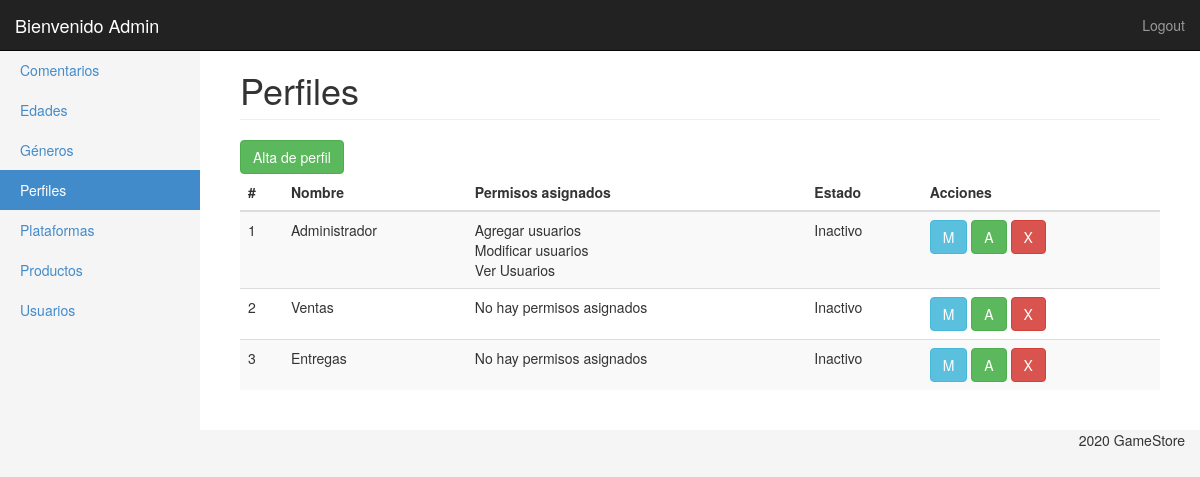
The app's page /ProduccionWeb_TP1/panel/perfiles.php (signed in), older data.
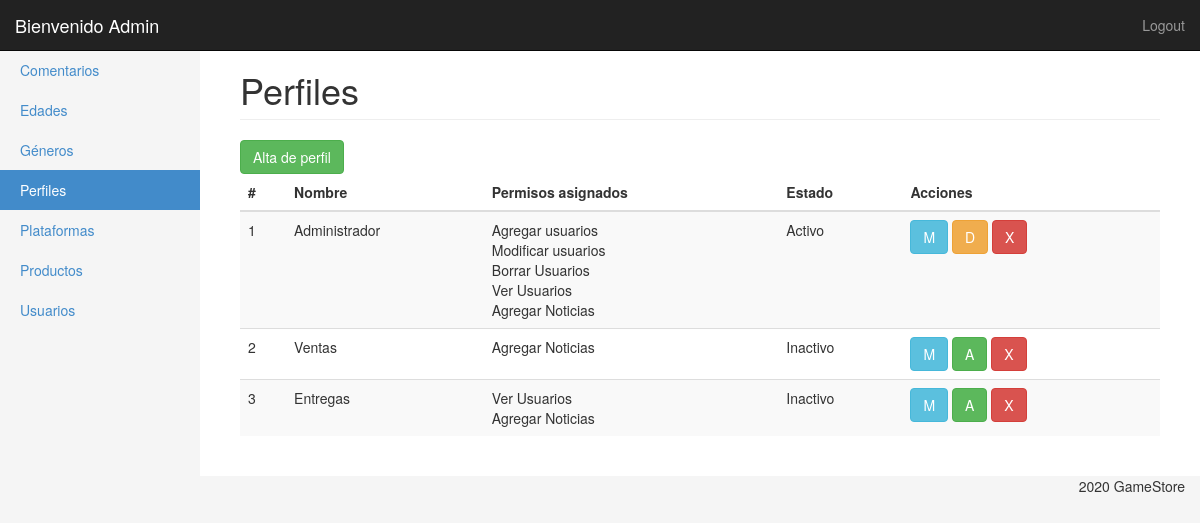
The same page, newer data.
### tables this page shows
CREATE TABLE `perfil` (
  `id` int(11) NOT NULL,
  `nombre` varchar(100) NOT NULL,
  `enabled` tinyint(1) NOT NULL DEFAULT 1,
  `estado` tinyint(1) NOT NULL DEFAULT 1
);

CREATE TABLE `permisos` (
  `id` int(11) NOT NULL,
  `nombre` varchar(250) NOT NULL,
  `cod` varchar(40) NOT NULL,
  `seccion` varchar(100) NOT NULL,
  `enabled` tinyint(1) NOT NULL DEFAULT 1
);

### ProduccionWeb_TP1/panel/clases/perfil.php (called while the page is built, shortened)
<?php
Class Perfil{
	private $con;
	public function __construct($con){
		$this->con = $con;
	}
	public function getList(){
		$query = "SELECT id, nombre, estado
					FROM perfil
					WHERE enabled = '1' ";
        return $this->con->query($query);
	}
	public function getPermisos($id){
		$query = "	SELECT permisos.nombre
					FROM perfil INNER JOIN perfil_permisos
					ON perfil.id = perfil_permisos.perfil_id
					INNER JOIN permisos
					ON permisos.id = perfil_permisos.permiso_id
					WHERE perfil.id=".$id." AND permisos.enabled = 1 ";
		return $this->con->query($query);
	}
}

### ProduccionWeb_TP1/panel/perfiles.php (the view, shortened to what this page needs)
<?php
require('inc/header.php');
?>
<div class="container-fluid">
	<?php $perfilMenu = 'Perfiles';
	$perfiles = new Perfil($con);
	include('inc/side_bar.php');
	?>
	<div class="col-sm-9 col-md-10 main">
		<h1 class="page-header">
			Perfiles
		</h1>
		<a href="perfiles_ae.php"><button type="button" class="btn btn-success" title="Agregar">Alta de perfil</button></a>
		<div class="table-responsive">
			<table class="table table-striped">
				<thead>
					<tr>
						<th>#</th>
						<th>Nombre</th>
						<th>Permisos asignados</th>
						<th>Estado</th>
						<th>Acciones</th>
					</tr>
				</thead>
				<tbody>
					<?php
					foreach ($perfiles->getList() as $perfil) { ?>
						<tr>
							<td><?php echo $perfil['id']; ?></td>
							<td><?php echo $perfil['nombre']; ?></td>
							<td><?php
								$haypermis = false;
								foreach ($perfiles->getPermisos($perfil['id']) as $permis) {
											$haypermis = true;
											echo $permis['nombre'];
											?> <br> <?php
										}
										if(!$haypermis){
											echo "No hay permisos asignados";
										}
								?></td>
							<td><?php if($perfil['estado'] == 1){
								echo 'Activo';
							} else {
								echo 'Inactivo';
							} 	?></td>
							<td>
								<a href="perfiles_ae.php?edit=<?php echo $perfil['id'] ?>"><button type="button" class="btn btn-info" title="Modificar">M</button></a>
								<?php if($perfil['estado'] == 0){ ?>
								<a href="perfiles.php?modif=<?php echo $perfil['estado'] ?>&id=<?php echo $perfil['id']?>"><button type="button" class="btn btn-success" title="Activar">A</button></a>
							<?php } else { ?>
								<a href="perfiles.php?modif=<?php echo $perfil['estado'] ?>&id=<?php echo $perfil['id']?>"><button type="button" class="btn btn-warning" title="Desactivar">D</button></a>
							<?php } ?>
								<a href="perfiles.php?del=<?php echo $perfil['id'] ?>"><button type="button" class="btn btn-danger" title="Borrar">X</button></a>
							</td>
						</tr>
					<?php } ?>
				</tbody>
			</table>
		</div>
	</div>
</div>
</div>
<?php include('inc/footer.php'); ?>

### ProduccionWeb_TP1/panel/inc/header.php (shortened to what this page needs)
<!DOCTYPE html>
<?php session_start();
include('clases/usuarios.php');
include('clases/perfil.php');
?>
<html lang="es">
<head>
  <link href="css/bootstrap.min.css" rel="stylesheet">
  <link href="css/styles.css" rel="stylesheet">
</head>
<body>
  <nav class="navbar navbar-inverse navbar-fixed-top" role="navigation">
    <div class="container-fluid">
      <div class="navbar-header">
        <a class="navbar-brand" href="index.php">Bienvenido <?php echo $_SESSION['usuario']['nombre']  ?></a>
      </div>
      <div class="navbar-collapse collapse">
        <ul class="nav navbar-nav navbar-right">
          <li><a href="?logout">Logout</a></li>
        </ul>
      </div>
    </div>
  </nav>

### ProduccionWeb_TP1/panel/inc/side_bar.php
<div class="row row-offcanvas row-offcanvas-left">
	<div class="col-sm-3 col-md-2 sidebar-offcanvas" id="sidebar" role="navigation">
		<ul class="nav nav-sidebar">
		<?php if (in_array('user', $_SESSION['usuario']['permisos']['seccion'])) { ?>
			<li class="<?php echo isset($comentarioMenu) ? 'active' : '' ?>"><a href="comentarios.php?estado=0">Comentarios</a></li>
			<li class="<?php echo isset($edadMenu) ? 'active' : '' ?>"><a href="edades.php">Edades</a></li>
			<li class="<?php echo isset($generoMenu) ? 'active' : '' ?>"><a href="generos.php">Géneros</a></li>
			<li class="<?php echo isset($perfilMenu) ? 'active' : '' ?>"><a href="perfiles.php">Perfiles</a></li>
			<li class="<?php echo isset($plataformaMenu) ? 'active' : '' ?>"><a href="plataformas.php">Plataformas</a></li>
			<li class="<?php echo isset($productoMenu) ? 'active' : '' ?>"><a href="productos.php">Productos</a></li>
			<li class="<?php echo isset($userMenu) ? 'active' : '' ?>"><a href="usuarios.php">Usuarios</a></li>
			<?php } ?>
		</ul>
	</div>

### ProduccionWeb_TP1/panel/inc/footer.php (shortened to what this page needs)
<footer>
	<p class="pull-right">2020 GameStore</p>
</footer>
	</body>
</html>

### ProduccionWeb_TP1/panel/css/styles.css (style rules this page uses)
body { padding-top: 50px; background-color: #f5f5f5; }
footer { padding-left: 15px; padding-right: 15px; background-color: #fff; }
.nav-sidebar { background-color: #f5f5f5; margin-right: -15px; margin-bottom: 20px; margin-left: -15px; }
.nav-sidebar > li > a { padding-right: 20px; padding-left: 20px; }
.nav-sidebar > .active > a { color: #fff; background-color: #428bca; }
.main { padding: 20px; background-color: #fff; }
@media (min-width: 768px) { .main { padding-right: 40px; padding-left: 40px; } }
.main .page-header { margin-top: 0; }

Row changes from the older to the newer data that the page shows:
changed perfil "Administrador": gains permisos (nombre "Borrar Usuarios"); gains permisos (nombre "Agregar Noticias"); estado "Inactivo A" → "Activo D"
changed perfil "Ventas": gains permisos (nombre "Agregar Noticias"); no longer shows "No hay permisos asignados"
changed perfil "Entregas": gains permisos (nombre "Agregar Noticias"); gains permisos (nombre "Ver Usuarios"); no longer shows "No hay permisos asignados"
